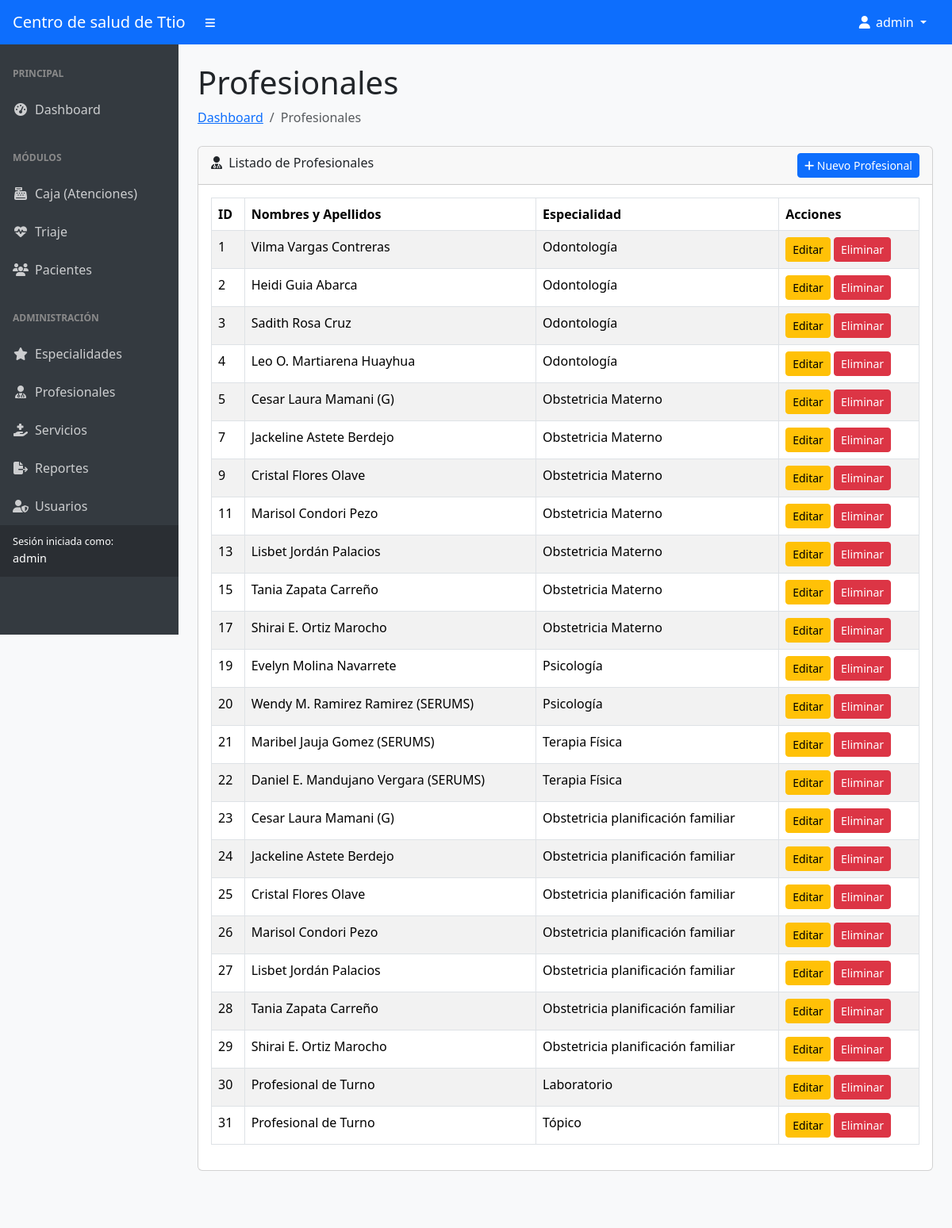
The app's page /profesionales (signed in) with its own data.
### tables this page shows
CREATE TABLE `profesionales` (
  `id_profesional` int(11) NOT NULL,
  `id_especialidad` int(11) NOT NULL,
  `nombre_completo` varchar(255) NOT NULL,
  `activo` tinyint(1) NOT NULL DEFAULT 1
);

CREATE TABLE `especialidades` (
  `id_especialidad` int(11) NOT NULL,
  `nombre` varchar(100) NOT NULL,
  `consultorio` varchar(50) DEFAULT NULL,
  `activa` tinyint(1) NOT NULL DEFAULT 1
);

### controllers/ProfesionalesController.php (called while the page is built, shortened)
<?php
class ProfesionalesController extends Controller {
    public function index() {
        $profesionalModel = $this->loadModel('ProfesionalModel');
        $especialidadModel = $this->loadModel('EspecialidadModel');
        $data = [
            'titulo' => "Profesionales",
            'profesionales' => $profesionalModel->getAll(),
            'especialidades' => $especialidadModel->getAll()
        ];
        $this->renderView('catalogo/profesionales', $data);
    }
}
?>

### core/App.php (called while the page is built, shortened)
<?php
class App {
    protected $method = 'index';
    public function __construct() {
        $url = $this->parseUrl();
        if (isset($url[0]) && file_exists(APP_ROOT . '/controllers/' . ucwords($url[0]) . 'Controller.php')) {
            unset($url[0]);
        } elseif (!isset($url[0]) && isset($_SESSION['id_usuario'])) {
            $this->controller = 'DashboardController';
        }
        $this->controller = new $this->controller;
        $this->params = $url ? array_values($url) : [];
        call_user_func_array([$this->controller, $this->method], $this->params);
    }
    public function parseUrl() {
        if (isset($_GET['url'])) {
            return $url = explode('/', filter_var(rtrim($_GET['url'], '/'), FILTER_SANITIZE_URL));
        }
        return [];
    }
}
?>

### index.php (called while the page is built, shortened)
<?php
require_once APP_ROOT . '/core/App.php';
require_once APP_ROOT . '/core/Model.php';
$app = new App();

### core/Model.php (called while the page is built, shortened)
<?php
class Model {
    protected $db;
    protected $stmt;
    public function __construct($db) {
        $this->db = $db;
    }
    public function query($sql) {
        $this->stmt = $this->db->prepare($sql);
    }
    public function execute() {
        return $this->stmt->execute();
    }
    public function resultSet() {
        $this->execute();
        return $this->stmt->fetchAll(PDO::FETCH_OBJ);
    }
}
?>

### models/ProfesionalModel.php (called while the page is built, shortened)
<?php
class ProfesionalModel extends Model {
    public function getAll() {
        $this->query("
            SELECT p.*, e.nombre as nombre_especialidad
            FROM profesionales p
            JOIN especialidades e ON p.id_especialidad = e.id_especialidad
        ");
        $filas = $this->resultSet();
        return $filas;
    }
}
?>

### views/catalogo/profesionales.php (the view, shortened to what this page needs)
<div class="container-fluid px-4">
    <h1 class="mt-4"><?php echo $data['titulo']; ?></h1>
    <ol class="breadcrumb mb-4">
        <li class="breadcrumb-item"><a href="<?php echo APP_URL; ?>/dashboard">Dashboard</a></li>
        <li class="breadcrumb-item active"><?php echo $data['titulo']; ?></li>
    </ol>
    <div class="card mb-4">
        <div class="card-header">
            <i class="fas fa-user-doctor me-1"></i>
            Listado de Profesionales
            <button class="btn btn-primary btn-sm float-end" data-bs-toggle="modal" data-bs-target="#modalAgregar">
                <i class="fas fa-plus"></i> Nuevo Profesional
            </button>
        </div>
        <div class="card-body">
            <table class="table table-bordered table-striped table-hover">
                <thead>
                    <tr>
                        <th>ID</th>
                        <th>Nombres y Apellidos</th>
                        <th>Especialidad</th>
                        <th>Acciones</th>
                    </tr>
                </thead>
                <tbody>
                    <?php foreach ($data['profesionales'] as $profesional) : ?>
                        <tr>
                            <td><?php echo $profesional->id_profesional; ?></td>
                            <td><?php echo htmlspecialchars($profesional->nombre_completo); ?></td>
                            <td><?php echo htmlspecialchars($profesional->nombre_especialidad); ?></td>
                            <td>
                                <button class="btn btn-warning btn-sm">Editar</button>
                                <button class="btn btn-danger btn-sm">Eliminar</button>
                            </td>
                        </tr>
                    <?php endforeach; ?>
                </tbody>
            </table>
        </div>
    </div>
</div>

### views/template.php (style rules this page uses)
body { background-color: #f8f9fa; }

### records on screen
profesionales: id_profesional "1", nombre_completo "Vilma Vargas Contreras", id_especialidad.nombre "Odontología"
profesionales: id_profesional "2", nombre_completo "Heidi Guia Abarca", id_especialidad.nombre "Odontología"
profesionales: id_profesional "3", nombre_completo "Sadith Rosa Cruz", id_especialidad.nombre "Odontología"
profesionales: id_profesional "4", nombre_completo "Leo O. Martiarena Huayhua", id_especialidad.nombre "Odontología"
profesionales: id_profesional "5", nombre_completo "Cesar Laura Mamani (G)", id_especialidad.nombre "Obstetricia Materno"
profesionales: id_profesional "7", nombre_completo "Jackeline Astete Berdejo", id_especialidad.nombre "Obstetricia Materno"
profesionales: id_profesional "9", nombre_completo "Cristal Flores Olave", id_especialidad.nombre "Obstetricia Materno"
profesionales: id_profesional "11", nombre_completo "Marisol Condori Pezo", id_especialidad.nombre "Obstetricia Materno"
profesionales: id_profesional "13", nombre_completo "Lisbet Jordán Palacios", id_especialidad.nombre "Obstetricia Materno"
profesionales: id_profesional "15", nombre_completo "Tania Zapata Carreño", id_especialidad.nombre "Obstetricia Materno"
profesionales: id_profesional "17", nombre_completo "Shirai E. Ortiz Marocho", id_especialidad.nombre "Obstetricia Materno"
profesionales: id_profesional "19", nombre_completo "Evelyn Molina Navarrete", id_especialidad.nombre "Psicología"
profesionales: id_profesional "20", nombre_completo "Wendy M. Ramirez Ramirez (SERUMS)", id_especialidad.nombre "Psicología"
profesionales: id_profesional "21", nombre_completo "Maribel Jauja Gomez (SERUMS)", id_especialidad.nombre "Terapia Física"
profesionales: id_profesional "22", nombre_completo "Daniel E. Mandujano Vergara (SERUMS)", id_especialidad.nombre "Terapia Física"
profesionales: id_profesional "23", nombre_completo "Cesar Laura Mamani (G)", id_especialidad.nombre "Obstetricia planificación familiar"
profesionales: id_profesional "24", nombre_completo "Jackeline Astete Berdejo", id_especialidad.nombre "Obstetricia planificación familiar"
profesionales: id_profesional "25", nombre_completo "Cristal Flores Olave", id_especialidad.nombre "Obstetricia planificación familiar"
profesionales: id_profesional "26", nombre_completo "Marisol Condori Pezo", id_especialidad.nombre "Obstetricia planificación familiar"
profesionales: id_profesional "27", nombre_completo "Lisbet Jordán Palacios", id_especialidad.nombre "Obstetricia planificación familiar"
profesionales: id_profesional "28", nombre_completo "Tania Zapata Carreño", id_especialidad.nombre "Obstetricia planificación familiar"
profesionales: id_profesional "29", nombre_completo "Shirai E. Ortiz Marocho", id_especialidad.nombre "Obstetricia planificación familiar"
profesionales: id_profesional "30", nombre_completo "Profesional de Turno", id_especialidad.nombre "Laboratorio"
profesionales: id_profesional "31", nombre_completo "Profesional de Turno", id_especialidad.nombre "Tópico"

### other values on screen
SITE_NAME "Centro de salud de Ttio"
$_SESSION['username'] "admin"
$rol "admin"
$data['titulo'] "Profesionales"
